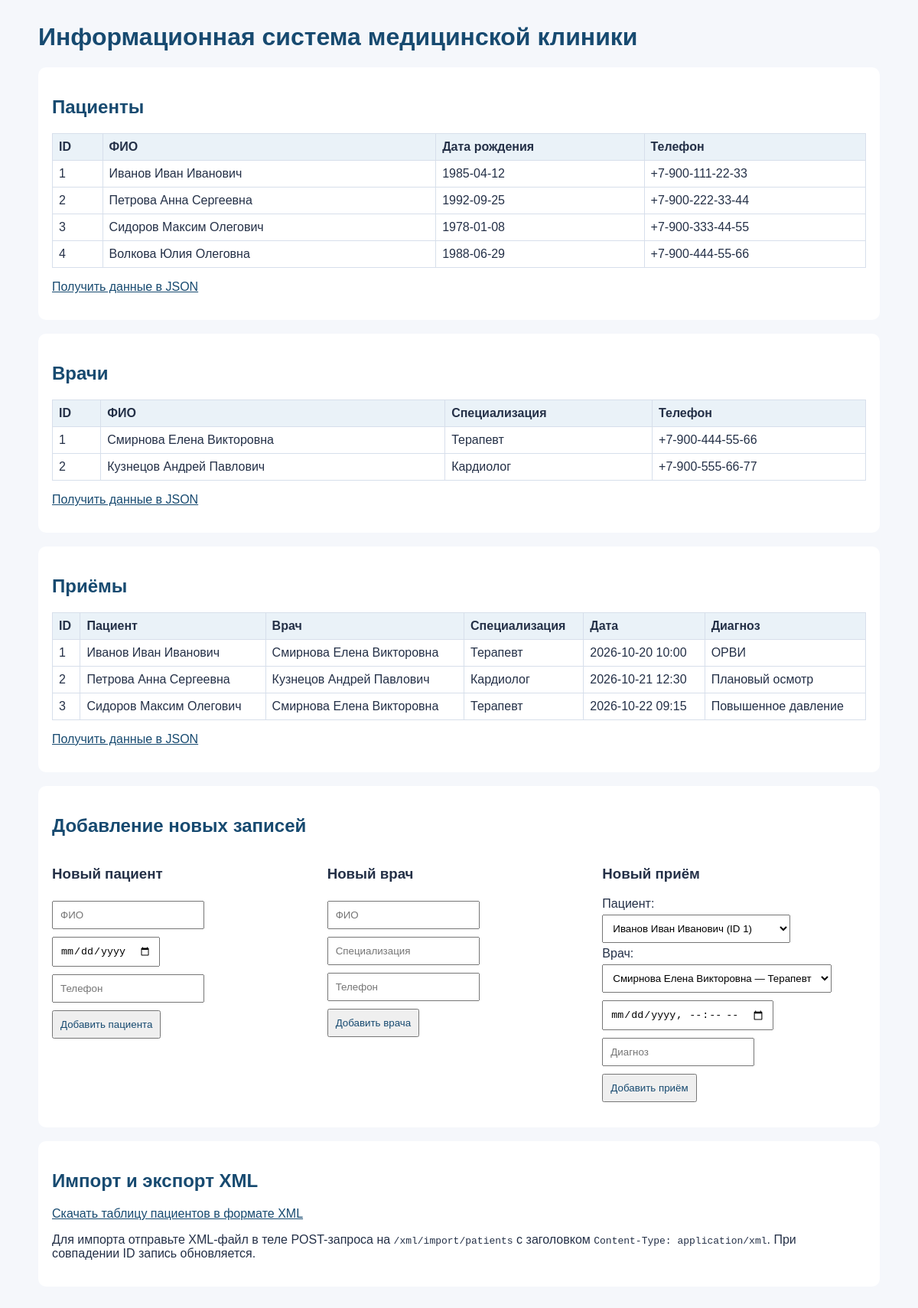
The page / on the database its author committed.
### tables this page shows
CREATE TABLE patients (
            id INTEGER PRIMARY KEY AUTOINCREMENT,
            full_name TEXT NOT NULL,
            birth_date TEXT NOT NULL,
            phone TEXT NOT NULL
        );

CREATE TABLE doctors (
            id INTEGER PRIMARY KEY AUTOINCREMENT,
            full_name TEXT NOT NULL,
            specialization TEXT NOT NULL,
            phone TEXT
        );

CREATE TABLE appointments (
            id INTEGER PRIMARY KEY AUTOINCREMENT,
            patient_id INTEGER NOT NULL,
            doctor_id INTEGER NOT NULL,
            appointment_date TEXT NOT NULL,
            diagnosis TEXT,
            FOREIGN KEY (patient_id) REFERENCES patients(id) ON DELETE RESTRICT,
            FOREIGN KEY (doctor_id) REFERENCES doctors(id) ON DELETE RESTRICT
        );

### main.py (the view)
@app.get("/", response_class=HTMLResponse)  # главная страница
def home(request: Request):
    with closing(get_connection()) as conn:
        patients = conn.execute("SELECT * FROM patients ORDER BY id").fetchall()
        doctors = conn.execute("SELECT * FROM doctors ORDER BY id").fetchall()
        appointments = conn.execute("""
            SELECT a.id,
                   p.full_name AS patient_name,
                   d.full_name AS doctor_name,
                   d.specialization,
                   a.appointment_date,
                   a.diagnosis
            FROM appointments a
            JOIN patients p ON p.id = a.patient_id
            JOIN doctors d ON d.id = a.doctor_id
            ORDER BY a.id
        """).fetchall()
    return templates.TemplateResponse(
        request=request,
        name="index.html",
        context={
            "request": request,
            "patients": patients,
            "doctors": doctors,
            "appointments": appointments,
        }
    )

### templates/index.html (shortened to what this page needs)
<!DOCTYPE html>
<html lang="ru">
<head>
</head>
<body>
<h1>Информационная система медицинской клиники</h1>
<section><h2>Пациенты</h2>
    <table>
        <tr>
            <th>ID</th>
            <th>ФИО</th>
            <th>Дата рождения</th>
            <th>Телефон</th>
        </tr>
        {% for p in patients %}
        <tr>
            <td>{{ p.id }}</td>
            <td>{{ p.full_name }}</td>
            <td>{{ p.birth_date }}</td>
            <td>{{ p.phone }}</td>
        </tr>
        {% endfor %}
    </table>
    <p><a href="/api/patients">Получить данные в JSON</a></p></section>
<section><h2>Врачи</h2>
    <table>
        <tr>
            <th>ID</th>
            <th>ФИО</th>
            <th>Специализация</th>
            <th>Телефон</th>
        </tr>
        {% for d in doctors %}
        <tr>
            <td>{{ d.id }}</td>
            <td>{{ d.full_name }}</td>
            <td>{{ d.specialization }}</td>
            <td>{{ d.phone }}</td>
        </tr>
        {% endfor %}
    </table>
    <p><a href="/api/doctors">Получить данные в JSON</a></p></section>
<section><h2>Приёмы</h2>
    <table>
        <tr>
            <th>ID</th>
            <th>Пациент</th>
            <th>Врач</th>
            <th>Специализация</th>
            <th>Дата</th>
            <th>Диагноз</th>
        </tr>
        {% for a in appointments %}
        <tr>
            <td>{{ a.id }}</td>
            <td>{{ a.patient_name }}</td>
            <td>{{ a.doctor_name }}</td>
            <td>{{ a.specialization }}</td>
            <td>{{ a.appointment_date }}</td>
            <td>{{ a.diagnosis }}</td>
        </tr>
        {% endfor %}
    </table>
    <p><a href="/api/appointments">Получить данные в JSON</a></p></section>
<section><h2>Добавление новых записей</h2>
    <div class="forms">
        <div><h3>Новый пациент</h3>
            <form method="post" action="/form/patients">
                <input name="full_name" placeholder="ФИО" required><br>
                <input type="date" name="birth_date" required><br>
                <input name="phone" placeholder="Телефон" required><br>
                <button type="submit">Добавить пациента</button>
            </form>
        </div>
        <div><h3>Новый врач</h3>
            <form method="post" action="/form/doctors">
                <input name="full_name" placeholder="ФИО" required><br>
                <input name="specialization" placeholder="Специализация" required><br>
                <input name="phone" placeholder="Телефон"><br>
                <button type="submit">Добавить врача</button>
            </form>
        </div>
        <div><h3>Новый приём</h3>
            <form method="post" action="/form/appointments">
                <label>Пациент:</label><br>
                <select name="patient_id" required>
                {% for p in patients %}
                <option value="{{ p.id }}">{{ p.full_name }} (ID {{ p.id }})</option>
                {% endfor %}
                </select><br>
                <label>Врач:</label><br>
                <select name="doctor_id" required>
                {% for d in doctors %}
                <option value="{{ d.id }}">{{ d.full_name }} — {{ d.specialization }}</option>
                {% endfor %}
                </select><br>
                <input type="datetime-local" name="appointment_date" required><br>
                <input name="diagnosis" placeholder="Диагноз"><br>
                <button type="submit">Добавить приём</button>
            </form>
        </div>
    </div>
</section>
<section><h2>Импорт и экспорт XML</h2>
    <p><a href="/xml/export/patients">Скачать таблицу пациентов в формате XML</a></p>
    <p>Для импорта отправьте XML-файл в теле POST-запроса на <code>/xml/import/patients</code> с заголовком <code>Content-Type:
        application/xml</code>. При совпадении ID запись обновляется.</p>
</section>
</body>
</html>

### templates/index.html (style rules this page uses)
body { font-family: Arial, sans-serif; max-width: 1100px; margin: 30px auto; padding: 0 18px; background: #f5f7fb; color: #243047 }
h1, h2 { color: #174a70 }
section { background: white; padding: 18px; margin: 18px 0; border-radius: 10px; }
table { border-collapse: collapse; width: 100%; margin: 12px 0 }
th, td { border: 1px solid #d7dfeb; padding: 8px; text-align: left }
th { background: #eaf2f8 }
input, select, button { padding: 9px; margin: 5px 4px 5px 0 }
form { margin: 10px 0 }
.forms { display: grid; grid-template-columns: repeat(auto-fit, minmax(260px, 1fr)); gap: 15px }
a, button { color:#174a70 }

### rows shown on the page
patients: id "1", full_name "Иванов Иван Иванович", birth_date "1985-04-12", phone "+7-900-111-22-33"
patients: id "2", full_name "Петрова Анна Сергеевна", birth_date "1992-09-25", phone "+7-900-222-33-44"
patients: id "3", full_name "Сидоров Максим Олегович", birth_date "1978-01-08", phone "+7-900-333-44-55"
patients: id "4", full_name "Волкова Юлия Олеговна", birth_date "1988-06-29", phone "+7-900-444-55-66"
doctors: id "1", full_name "Смирнова Елена Викторовна", specialization "Терапевт", phone "+7-900-444-55-66"
doctors: id "2", full_name "Кузнецов Андрей Павлович", specialization "Кардиолог", phone "+7-900-555-66-77"
appointments: id "1", patient_name "Иванов Иван Иванович", doctor_name "Смирнова Елена Викторовна", specialization "Терапевт", appointment_date "2026-10-20 10:00", diagnosis "ОРВИ"
appointments: id "2", patient_name "Петрова Анна Сергеевна", doctor_name "Кузнецов Андрей Павлович", specialization "Кардиолог", appointment_date "2026-10-21 12:30", diagnosis "Плановый осмотр"
appointments: id "3", patient_name "Сидоров Максим Олегович", doctor_name "Смирнова Елена Викторовна", specialization "Терапевт", appointment_date "2026-10-22 09:15", diagnosis "Повышенное давление"

### other values the page prints
form field patient_id "Иванов Иван Иванович (ID 1)"
form field doctor_id "Смирнова Елена Викторовна — Терапевт"
